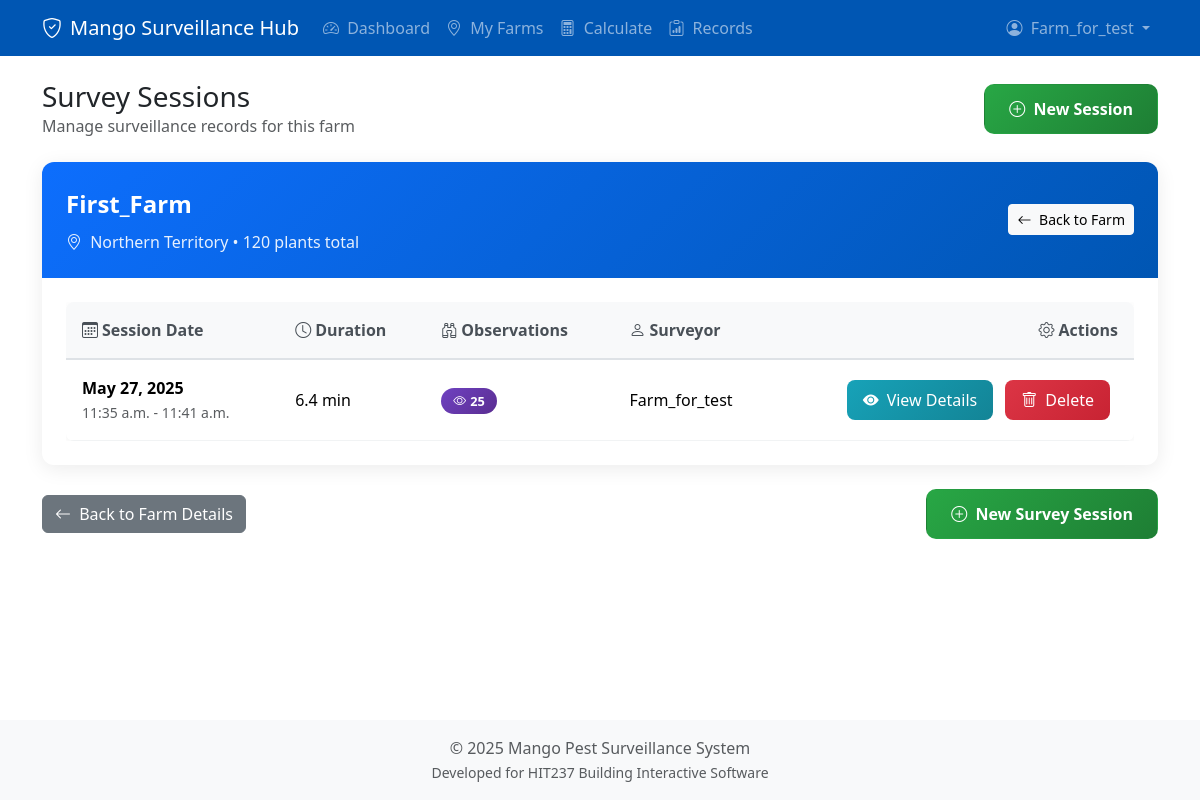
Before: /farms/1/sessions/ (signed in) with the older database file.
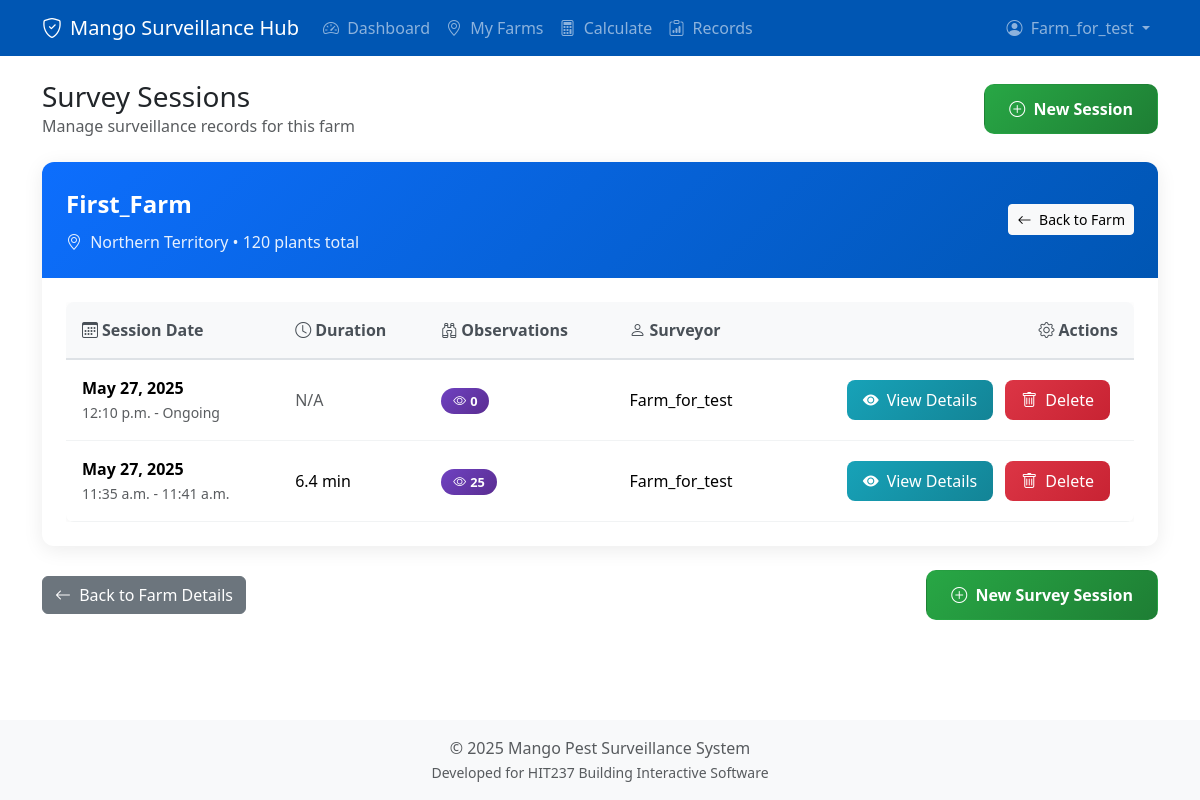
After: the same page with the newer database file.
### core/models.py (models this page shows, shortened)
class SurveySession(models.Model):
    farm = models.ForeignKey(Farm, on_delete=models.CASCADE, related_name='survey_sessions', db_index=True)
    surveyor = models.ForeignKey(User, on_delete=models.CASCADE, related_name='survey_sessions', db_index=True)
    start_time = models.DateTimeField(default=timezone.now, db_index=True)
    end_time = models.DateTimeField(null=True, blank=True)
    status = models.CharField(max_length=20, choices=SURVEY_STATUS_CHOICES, default='in_progress', db_index=True)
    target_plants_surveyed = models.PositiveIntegerField(null=True, blank=True)
    session_id = models.UUIDField(default=uuid.uuid4, editable=False, unique=True, db_index=True)
    objects = SurveySessionManager()
    class Meta:
        ordering = ['-start_time']
        verbose_name = "Survey Session"
        verbose_name_plural = "Survey Sessions"
        indexes = [
            models.Index(fields=['status']),
            models.Index(fields=['farm', 'status']),
            models.Index(fields=['surveyor', '-start_time']),
        ]
    def duration(self):
        if self.status not in ['completed', 'abandoned']:
            return None
        if not self.end_time:
            return None
        try:
            start = self.start_time
            end = self.end_time
            delta = end - start
            duration_minutes = delta.total_seconds() / 60
            if duration_minutes < 0:
                logger.warning(f"Session {self.session_id}: Negative duration detected. Start: {start}, End: {end}")
                return None
            elif duration_minutes > 1440:  # More than 24 hours
                logger.warning(f"Session {self.session_id}: Unrealistic duration detected: {duration_minutes} minutes")
                return None
            return round(duration_minutes, 1)
        except Exception as e:
            logger.error(f"Session {self.session_id}: Error calculating duration: {e}")
            return None

### core/views.py (the view)
# urls.py: path('farms/<int:farm_id>/sessions/', views.survey_session_list_view, name='survey_session_list'),
@login_required
def survey_session_list_view(request, farm_id):
    farm = get_object_or_404(Farm, id=farm_id, owner=request.user.grower_profile)
    sessions = SurveySession.objects.filter(farm=farm).annotate(
        observation_count=Count('observations', filter=models.Q(observations__status='completed'))
    ).order_by('-start_time')
    context = {
        'farm': farm,
        'sessions': sessions,
    }
    return render(request, 'core/survey_session_list.html', context)

### core/models.py (called while the page is built)
    def total_plants(self):
        if self.size_hectares is None or self.stocking_rate is None:
            return None
        return int(float(self.size_hectares) * self.stocking_rate)

### core/templates/core/survey_session_list.html (shortened to what the changed rows need)
{% extends 'core/base.html' %}
{% block content %}
<div class="sessions-card">
    <div class="card-body p-0">
        {% if sessions %}
            <div class="d-none d-md-block p-4">
                <div class="table-responsive">
                    <table class="table sessions-table mb-0">
                        <thead>
                            <tr>
                                <th><i class="bi bi-calendar3 me-1"></i>Session Date</th>
                                <th><i class="bi bi-clock me-1"></i>Duration</th>
                                <th><i class="bi bi-binoculars me-1"></i>Observations</th>
                                <th><i class="bi bi-person me-1"></i>Surveyor</th>
                                <th class="text-end"><i class="bi bi-gear me-1"></i>Actions</th>
                            </tr>
                        </thead>
                        <tbody>
                            {% for session in sessions %}
                                <tr>
                                    <td>
                                        <div class="fw-bold">{{ session.start_time|date:"M j, Y" }}</div>
                                        <small class="text-muted">{{ session.start_time|date:"P" }} - {{ session.end_time|date:"P"|default:"Ongoing" }}</small>
                                    </td>
                                    <td>
                                        {% if session.duration %}
                                            <span class="fw-medium">{{ session.duration }} min</span>
                                        {% else %}
                                            <span class="text-muted">N/A</span>
                                        {% endif %}
                                    </td>
                                    <td>
                                        <span class="obs-count-badge">
                                            <i class="bi bi-eye me-1"></i>{{ session.observation_count }}
                                        </span>
                                    </td>
                                    <td>{{ session.surveyor.username }}</td>
                                    <td class="text-end">
                                        <a href="{% url 'core:survey_session_detail' session.session_id %}" class="action-btn btn-view">
                                            <i class="bi bi-eye-fill"></i> View Details
                                        </a>
                                        <button type="button" class="action-btn btn-delete"
                                                data-bs-toggle="modal" data-bs-target="#deleteModal"
                                                data-session-id="{{ session.session_id }}"
                                                data-session-date="{{ session.start_time|date:'M j, Y' }}">
                                            <i class="bi bi-trash"></i> Delete
                                        </button>
                                    </td>
                                </tr>
                            {% endfor %}
                        </tbody>
                    </table>
                </div>
            </div>
        {% endif %}
    </div>
</div>
{% endblock %}

Changed rows visible on the page:
added SurveySession: start_time "May 27, 2025", start_time "12:10 p.m.", end_time "Ongoing", status "N/A", observation_count "0", surveyor.username "Farm_for_test"
